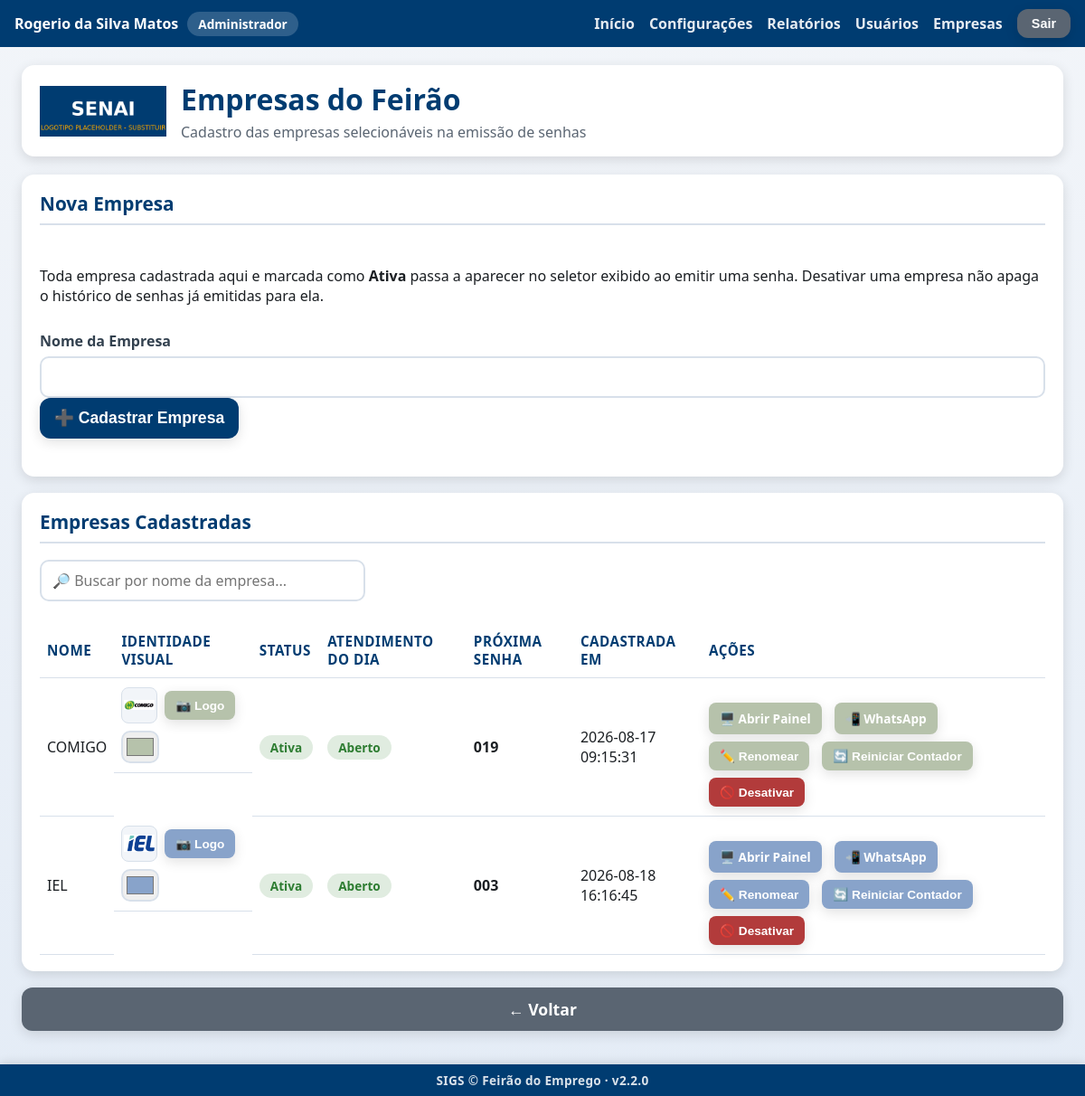
The app's page /admin/empresas (signed in), older data.
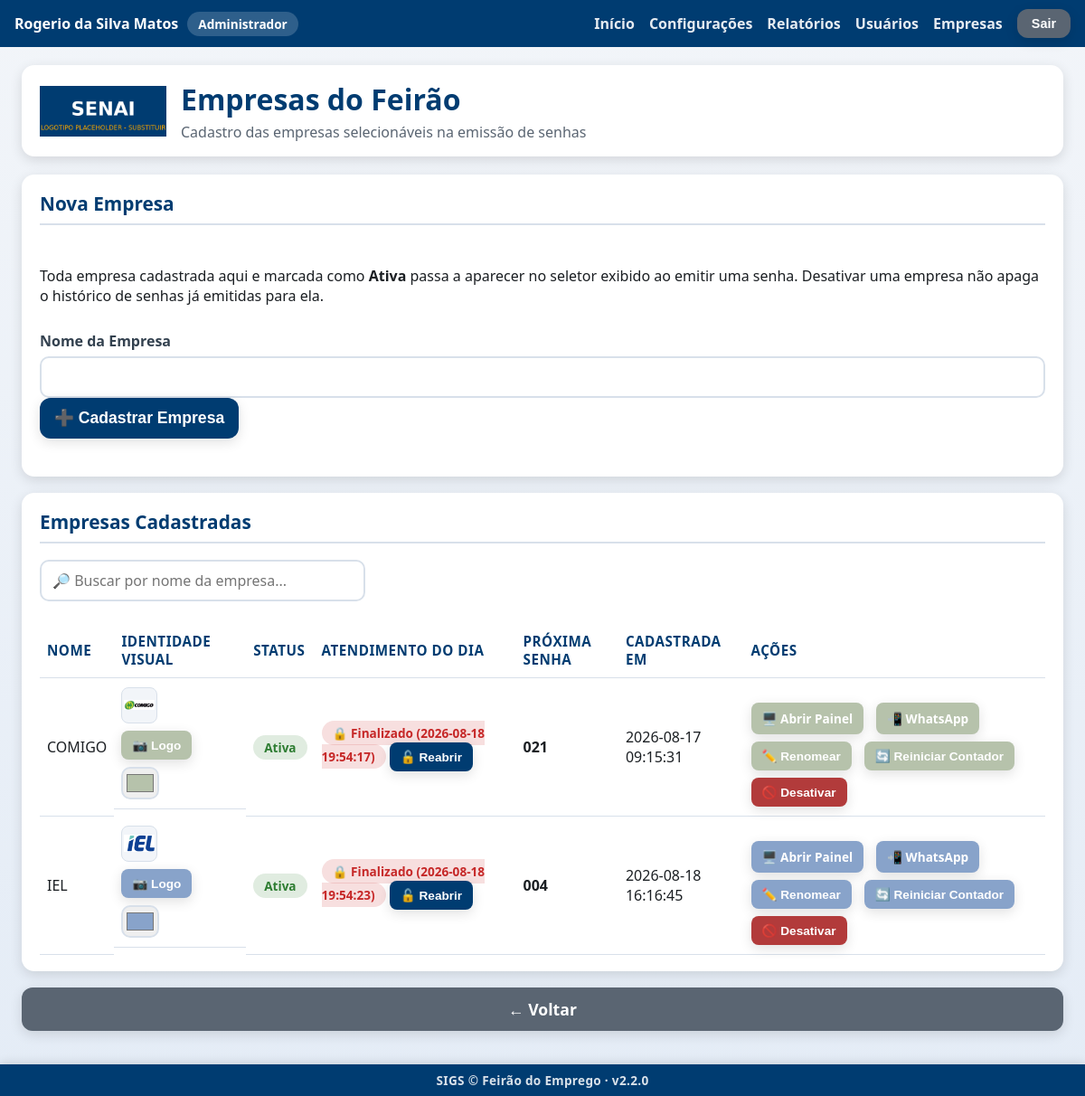
The same page, newer data.
### tables this page shows
CREATE TABLE empresas (
                id INTEGER PRIMARY KEY AUTOINCREMENT,
                nome TEXT NOT NULL UNIQUE,
                ativa INTEGER NOT NULL DEFAULT 1,
                data_criacao TEXT NOT NULL
            , logo_path TEXT, cor_principal TEXT, contador_atual INTEGER NOT NULL DEFAULT 0, atendimento_finalizado_em TEXT);

### app.py (the view)
@app.route("/admin/empresas")
@auth.login_required
@auth.admin_required
def empresas_tela():
    empresas = database.listar_empresas()
    return render_template(
        "empresas.html",
        config=config_manager.obter_todas(),
        empresas=empresas,
    )

### app.py (called while the page is built)
@app.context_processor
def injetar_usuario_logado():
    usuario_sessao = auth.usuario_logado()
    identidade_empresa = None
    if usuario_sessao and usuario_sessao.get("perfil") == PerfilUsuario.RECRUTADOR:
        empresa_id = usuario_sessao.get("empresa_id")
        if empresa_id:
            empresa = database.obter_empresa_por_id(empresa_id)
            if empresa and (empresa.logo_path or empresa.cor_principal):
                identidade_empresa = {"logo_path": empresa.logo_path, "cor": empresa.cor_principal}
    return {
        "usuario_logado": usuario_sessao,
        "eh_admin": auth.eh_admin(),
        "sigs_versao": SIGS_VERSAO,
        "identidade_empresa": identidade_empresa,
    }

### auth.py (called while the page is built)
def eh_admin() -> bool:
    return session.get(CHAVE_SESSAO_PERFIL) == PerfilUsuario.ADMIN

### config.py (called while the page is built)
    def _conectar(self) -> sqlite3.Connection:
        conexao = sqlite3.connect(str(DATABASE_PATH), timeout=10, check_same_thread=False)
        conexao.row_factory = sqlite3.Row
        return conexao

### models.py (called while the page is built)
    def to_dict(self) -> dict:
        return asdict(self)

### templates/empresas.html (shortened to what the changed rows need)
{% extends "layout.html" %}
{% block conteudo %}
<div class="pagina pagina-empresas">
    <header class="cabecalho">
        <div class="titulo-evento">
            <h1>Empresas do Feirão</h1>
        </div>
    </header>
    <main class="conteudo-principal">
        <section class="card card-formulario">
            <h2>Nova Empresa</h2>
        </section>
        <section class="card">
            <h2>Empresas Cadastradas</h2>
            <table class="tabela-fila">
                <thead>
                    <tr>
                        <th>Nome</th>
                        <th>Identidade Visual</th>
                        <th>Status</th>
                        <th>Atendimento do Dia</th>
                        <th>Próxima Senha</th>
                        <th>Cadastrada em</th>
                        <th>Ações</th>
                    </tr>
                </thead>
                <tbody id="empresas-corpo">
                    {% for empresa in empresas %}
                    <tr data-empresa-id="{{ empresa.id }}" style="--cor-empresa: {{ empresa.cor_principal or 'var(--cor-principal-clara)' }};">
                        <td class="celula-nome-empresa">{{ empresa.nome }}</td>
                        <td class="identidade-visual-empresa">
                            <img class="logo-empresa-preview"
                                 id="logo-preview-{{ empresa.id }}"
                                 src="{% if empresa.logo_path %}{{ url_for('static', filename=empresa.logo_path) }}{% else %}{{ url_for('static', filename='img/logo.png') }}{% endif %}"
                                 alt="Logo {{ empresa.nome }}">
                            <button type="button" class="botao botao-secundario botao-acao-pequeno btn-upload-logo"
                                    data-target="logo-input-{{ empresa.id }}">
                                📷 Logo
                            </button>
                            <input type="color" class="input-cor-empresa" data-empresa-id="{{ empresa.id }}"
                                   value="{{ empresa.cor_principal or '#003C71' }}" title="Cor da empresa">
                        </td>
                        <td>
                            <span class="status-badge-{{ 'ativo' if empresa.ativa else 'inativo' }}">
                                {{ 'Ativa' if empresa.ativa else 'Inativa' }}
                            </span>
                        </td>
                        <td class="celula-atendimento-empresa" id="atendimento-empresa-{{ empresa.id }}">
                            {% if empresa.atendimento_finalizado_em %}
                            <span class="status-badge-inativo">🔒 Finalizado ({{ empresa.atendimento_finalizado_em }})</span>
                            <button class="botao botao-primario botao-acao-pequeno btn-reabrir-atendimento-empresa"
                                    data-empresa-id="{{ empresa.id }}" data-empresa-nome="{{ empresa.nome }}">
                                🔓 Reabrir
                            </button>
                            {% else %}
                            <span class="status-badge-ativo">Aberto</span>
                            {% endif %}
                        </td>
                        <td class="celula-proxima-senha" id="proxima-senha-{{ empresa.id }}">
                            {{ '%03d' | format(empresa.contador_atual + 1) }}
                        </td>
                        <td>{{ empresa.data_criacao }}</td>
                        <td class="acoes-usuario">
                            <a class="botao botao-secundario botao-acao-pequeno"
                               href="{{ url_for('painel_empresa', empresa_id=empresa.id) }}" target="_blank">
                                🖥️ Abrir Painel
                            </a>
                            <a class="botao botao-secundario botao-acao-pequeno"
                               href="https://wa.me/?text={{ ('Painel de Chamadas — ' + empresa.nome + ': ' + url_for('painel_empresa', empresa_id=empresa.id, _external=True)) | urlencode }}"
                               target="_blank" rel="noopener">
                                📲 WhatsApp
                            </a>
                            <button class="botao botao-secundario botao-acao-pequeno btn-renomear-empresa" data-empresa-id="{{ empresa.id }}" data-empresa-nome="{{ empresa.nome }}">
                                ✏️ Renomear
                            </button>
                            <button class="botao botao-secundario botao-acao-pequeno btn-reiniciar-contador-empresa"
                                    data-empresa-id="{{ empresa.id }}" data-empresa-nome="{{ empresa.nome }}">
                                🔄 Reiniciar Contador
                            </button>
                            <button class="botao {{ 'botao-alerta' if empresa.ativa else 'botao-primario' }} botao-acao-pequeno btn-toggle-status-empresa"
                                    data-empresa-id="{{ empresa.id }}" data-ativa="{{ empresa.ativa | lower }}">
                                {{ '🚫 Desativar' if empresa.ativa else '✅ Ativar' }}
                            </button>
                        </td>
                    </tr>
                    {% else %}
                    <tr><td colspan="7">Nenhuma empresa cadastrada ainda.</td></tr>
                    {% endfor %}
                </tbody>
            </table>
        </section>
    </main>
</div>
{% endblock %}

Row changes from the older to the newer data that the page shows:
changed empresas "COMIGO": atendimento_finalizado_em (not shown) → "2026-08-18 19:54:17"; empresa.contador_atual+1 "019" → "021"; no longer shows "Aberto"
changed empresas "IEL": atendimento_finalizado_em (not shown) → "2026-08-18 19:54:23"; empresa.contador_atual+1 "003" → "004"; no longer shows "Aberto"
